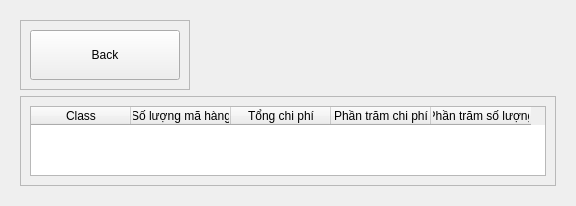
               <widget class="QWidget" name="page_30">
                <layout class="QHBoxLayout" name="horizontalLayout_70">
                 <item>
                  <widget class="QWidget" name="widget_31" native="true">
                   <layout class="QVBoxLayout" name="verticalLayout_86">
                    <item alignment="Qt::AlignLeft|Qt::AlignTop">
                     <widget class="QFrame" name="frame_85">
                      <property name="frameShape">
                       <enum>QFrame::StyledPanel</enum>
                      </property>
                      <property name="frameShadow">
                       <enum>QFrame::Raised</enum>
                      </property>
                      <layout class="QHBoxLayout" name="horizontalLayout_74">
                       <item>
                        <widget class="QPushButton" name="backABC">
                         <property name="minimumSize">
                          <size>
                           <width>150</width>
                           <height>50</height>
                          </size>
                         </property>
                         <property name="maximumSize">
                          <size>
                           <width>100</width>
                           <height>16777215</height>
                          </size>
                         </property>
                         <property name="styleSheet">
                          <string notr="true"/>
                         </property>
                         <property name="text">
                          <string>Back</string>
                         </property>
                        </widget>
                       </item>
                      </layout>
                     </widget>
                    </item>
                    <item>
                     <widget class="QFrame" name="frame_86">
                      <property name="styleSheet">
                       <string notr="true"/>
                      </property>
                      <property name="frameShape">
                       <enum>QFrame::StyledPanel</enum>
                      </property>
                      <property name="frameShadow">
                       <enum>QFrame::Raised</enum>
                      </property>
                      <layout class="QHBoxLayout" name="horizontalLayout_75">
                       <item alignment="Qt::AlignHCenter">
                        <widget class="QTableWidget" name="summary">
                         <property name="minimumSize">
                          <size>
                           <width>0</width>
                           <height>0</height>
                          </size>
                         </property>
                         <property name="sizeAdjustPolicy">
                          <enum>QAbstractScrollArea::AdjustToContents</enum>
                         </property>
                         <property name="sortingEnabled">
                          <bool>true</bool>
                         </property>
                         <property name="wordWrap">
                          <bool>true</bool>
                         </property>
                         <column>
                          <property name="text">
                           <string>Class</string>
                          </property>
                          <property name="background">
                           <color>
                            <red>255</red>
                            <green>255</green>
                            <blue>255</blue>
                           </color>
                          </property>
                         </column>
                         <column>
                          <property name="text">
                           <string>Số lượng mã hàng</string>
                          </property>
                         </column>
                         <column>
                          <property name="text">
                           <string>Tổng chi phí</string>
                          </property>
                         </column>
                         <column>
                          <property name="text">
                           <string>Phần trăm chi phí</string>
                          </property>
                         </column>
                         <column>
                          <property name="text">
                           <string>Phần trăm số lượng</string>
                          </property>
                         </column>
                        </widget>
                       </item>
                      </layout>
                     </widget>
                    </item>
                   </layout>
                  </widget>
                 </item>
                </layout>
               </widget>
